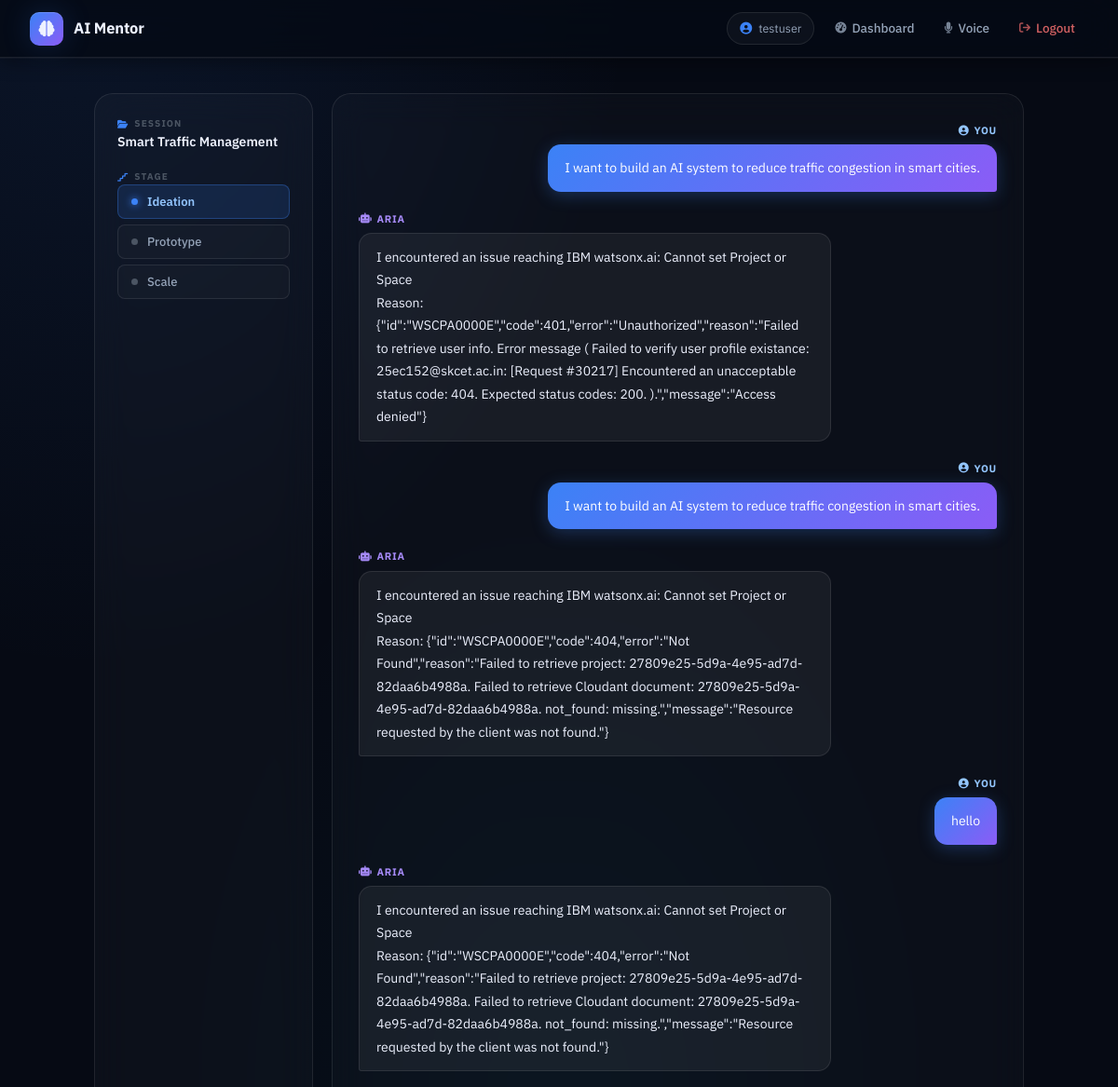
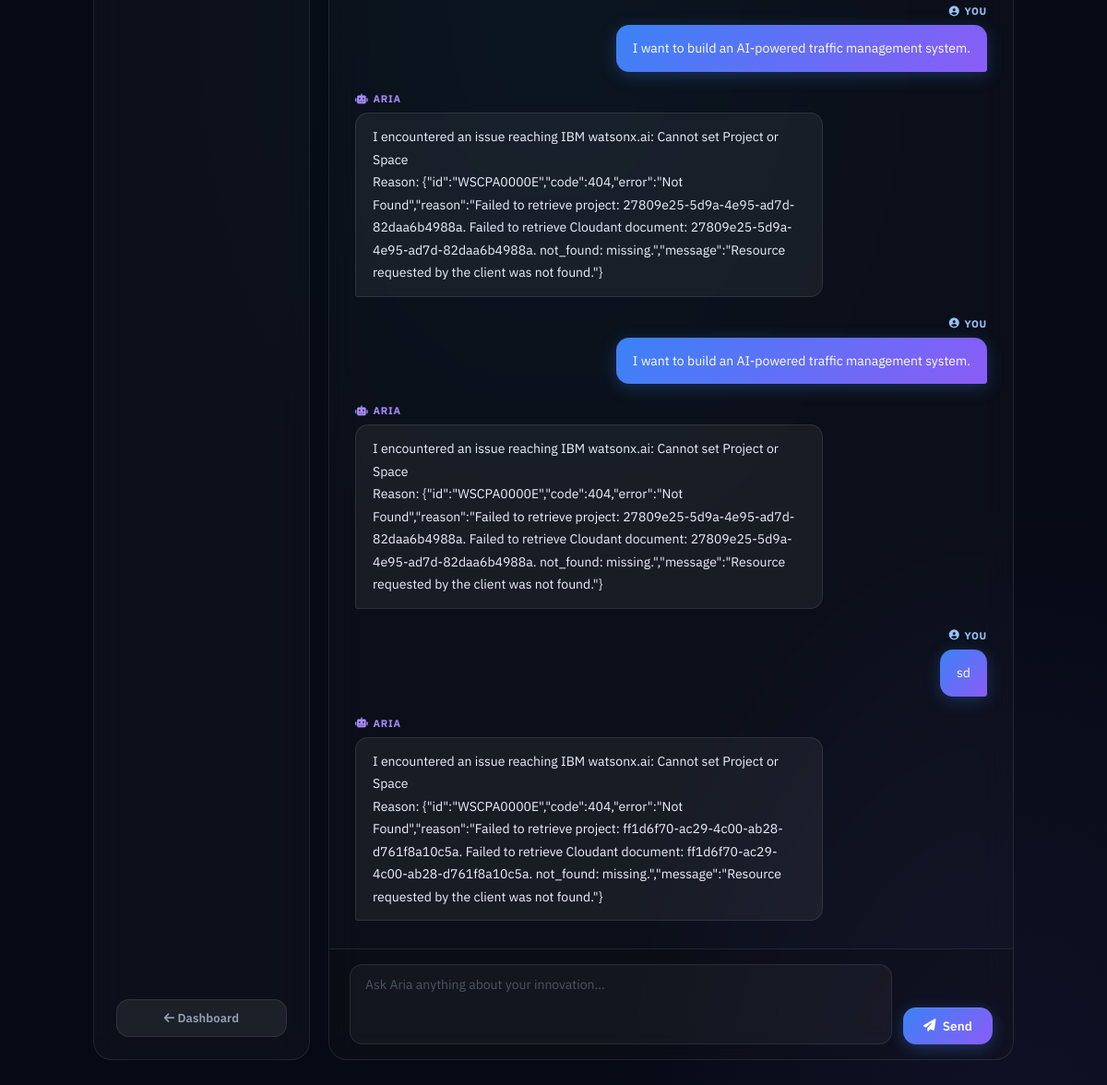
The app's page /mentor/chat/1 (signed in) with its own data (2 pictures, top to bottom).
### models.py (models this page shows, shortened)
class User(UserMixin, db.Model):
    __tablename__ = "users"
    id = db.Column(db.Integer, primary_key=True)
    username = db.Column(db.String(64), unique=True, nullable=False)
    email = db.Column(db.String(120), unique=True, nullable=False)
    password_hash = db.Column(db.String(256), nullable=False)
    created_at = db.Column(db.DateTime, default=datetime.utcnow)
    sessions = db.relationship("MentorSession", back_populates="user", lazy="dynamic")

class MentorSession(db.Model):
    __tablename__ = "mentor_sessions"
    id = db.Column(db.Integer, primary_key=True)
    title = db.Column(db.String(200), nullable=False, default="Untitled Session")
    stage = db.Column(db.String(50), nullable=False, default="ideation")  # ideation | prototype | scale
    created_at = db.Column(db.DateTime, default=datetime.utcnow)
    updated_at = db.Column(db.DateTime, default=datetime.utcnow, onupdate=datetime.utcnow)
    user_id = db.Column(db.Integer, db.ForeignKey("users.id"), nullable=False)
    user = db.relationship("User", back_populates="sessions")
    messages = db.relationship("Message", back_populates="session", lazy="dynamic", cascade="all, delete-orphan")

class Message(db.Model):
    __tablename__ = "messages"
    id = db.Column(db.Integer, primary_key=True)
    role = db.Column(db.String(20), nullable=False)   # "user" | "assistant"
    content = db.Column(db.Text, nullable=False)
    created_at = db.Column(db.DateTime, default=datetime.utcnow)
    session_id = db.Column(db.Integer, db.ForeignKey("mentor_sessions.id"), nullable=False)
    session = db.relationship("MentorSession", back_populates="messages")

### routes/mentor.py (the view)
@mentor_bp.route("/chat/<int:session_id>")
@login_required
def chat(session_id):
    session = MentorSession.query.get_or_404(session_id)
    if session.user_id != current_user.id:
        abort(403)
    messages = session.messages.order_by(Message.created_at.asc()).all()
    return render_template("mentor/chat.html", session=session, messages=messages)

### user_loader.py (called while the page is built)
@login_manager.user_loader
def load_user(user_id: str):
    return db.session.get(User, int(user_id))

### templates/mentor/chat.html (shortened to what this page needs)
{% extends "base.html" %}
{% block content %}
<div class="chat-layout">
  <aside class="chat-sidebar">
    <div>
      <h3><i class="fa-solid fa-folder-open"></i> Session</h3>
      <p class="session-name">{{ session.title }}</p>
    </div>
    <div>
      <h4><i class="fa-solid fa-stairs"></i> Stage</h4>
      <div class="stage-selector">
        {% for stage in ['ideation', 'prototype', 'scale'] %}
          <button class="stage-btn {% if session.stage == stage %}active{% endif %}"
                  data-stage="{{ stage }}"
                  onclick="setStage('{{ stage }}')">
            {{ stage | capitalize }}
          </button>
        {% endfor %}
      </div>
    </div>
    <a href="{{ url_for('dashboard.index') }}" class="btn btn-secondary sidebar-back">
      <i class="fa-solid fa-arrow-left"></i> Dashboard
    </a>
  </aside>
  <div class="chat-main">
    <div id="chat-messages" class="chat-messages">
      {% for msg in messages %}
        <div class="message message-{{ msg.role }}">
          <span class="message-role">
            {% if msg.role == 'user' %}
              <i class="fa-solid fa-circle-user"></i> You
            {% else %}
              <i class="fa-solid fa-robot"></i> Aria
            {% endif %}
          </span>
          <div class="message-content">{{ msg.content }}</div>
        </div>
      {% endfor %}
    </div>
    <form id="chat-form" class="chat-form">
      <textarea id="chat-input" name="message" rows="3"
                placeholder="Ask Aria anything about your innovation…"></textarea>
      <button type="submit" id="send-btn" class="btn btn-primary">
        <i class="fa-solid fa-paper-plane"></i> Send
      </button>
    </form>
  </div>
</div>
{% endblock %}

### templates/base.html (shortened to what this page needs)
<!DOCTYPE html>
<html lang="en">
<head>
  <link rel="stylesheet" href="{{ url_for('static', filename='css/main.css') }}" />
  <link rel="stylesheet" href="https://cdnjs.cloudflare.com/ajax/libs/font-awesome/6.5.0/css/all.min.css" />
</head>
<body>
  <nav class="navbar">
    <a class="brand" href="{{ url_for('dashboard.index') }}">
      <span class="brand-icon"><i class="fa-solid fa-brain"></i></span>
      <span class="brand-text">AI Mentor</span>
    </a>
    <div class="nav-links">
      {% if current_user.is_authenticated %}
        <span class="nav-user">
          <i class="fa-solid fa-circle-user"></i>
          {{ current_user.username }}
        </span>
        <a href="{{ url_for('dashboard.index') }}">
          <i class="fa-solid fa-gauge-high"></i>
          <span>Dashboard</span>
        </a>
        <a href="{{ url_for('voice.index') }}">
          <i class="fa-solid fa-microphone"></i>
          <span>Voice</span>
        </a>
        <a href="{{ url_for('auth.logout') }}" class="nav-logout">
          <i class="fa-solid fa-arrow-right-from-bracket"></i>
          <span>Logout</span>
        </a>
      {% endif %}
    </div>
  </nav>
  <main class="container">
    {% block content %}{% endblock %}
  </main>
</body>
</html>

### records on screen
User: username "testuser"
MentorSession: title "Smart Traffic Management"
Message: role "user" (drawn), content "I want to build an AI system to reduce traffic congestion in smart cities."
Message: role "assistant" (drawn), content "I encountered an issue reaching IBM watsonx.ai: Cannot set Project or Space Reason: {\"id\":\"WSCPA0000E\",\"code\":401,\"error\":\"Unauthorized\",\"reason\":\"Failed to retrieve user info. Error message ( Failed to verify user profile existance: 25ec152@skcet.ac.in: [Request #30217] Encountered an unacceptable status code: 404. Expected status codes: 200. ).\",\"message\":\"Access denied\"}"
Message: role "user" (drawn), content "I want to build an AI system to reduce traffic congestion in smart cities."
Message: role "assistant" (drawn), content "I encountered an issue reaching IBM watsonx.ai: Cannot set Project or Space Reason: {\"id\":\"WSCPA0000E\",\"code\":404,\"error\":\"Not Found\",\"reason\":\"Failed to retrieve project: 27809e25-5d9a-4e95-ad7d-82daa6b4988a. Failed to retrieve Cloudant document: 27809e25-5d9a-4e95-ad7d-82daa6b4988a. not_found: missing.\",\"message\":\"Resource requested by the client was not found.\"}"
Message: role "user" (drawn), content "hello"
Message: role "assistant" (drawn), content "I encountered an issue reaching IBM watsonx.ai: Cannot set Project or Space Reason: {\"id\":\"WSCPA0000E\",\"code\":404,\"error\":\"Not Found\",\"reason\":\"Failed to retrieve project: 27809e25-5d9a-4e95-ad7d-82daa6b4988a. Failed to retrieve Cloudant document: 27809e25-5d9a-4e95-ad7d-82daa6b4988a. not_found: missing.\",\"message\":\"Resource requested by the client was not found.\"}"
Message: role "user" (drawn), content "I want to build an AI-powered traffic management system."
Message: role "assistant" (drawn), content "I encountered an issue reaching IBM watsonx.ai: Cannot set Project or Space Reason: {\"id\":\"WSCPA0000E\",\"code\":404,\"error\":\"Not Found\",\"reason\":\"Failed to retrieve project: 27809e25-5d9a-4e95-ad7d-82daa6b4988a. Failed to retrieve Cloudant document: 27809e25-5d9a-4e95-ad7d-82daa6b4988a. not_found: missing.\",\"message\":\"Resource requested by the client was not found.\"}"
Message: role "user" (drawn), content "I want to build an AI-powered traffic management system."
Message: role "assistant" (drawn), content "I encountered an issue reaching IBM watsonx.ai: Cannot set Project or Space Reason: {\"id\":\"WSCPA0000E\",\"code\":404,\"error\":\"Not Found\",\"reason\":\"Failed to retrieve project: 27809e25-5d9a-4e95-ad7d-82daa6b4988a. Failed to retrieve Cloudant document: 27809e25-5d9a-4e95-ad7d-82daa6b4988a. not_found: missing.\",\"message\":\"Resource requested by the client was not found.\"}"
Message: role "user" (drawn), content "sd"
Message: role "assistant" (drawn), content "I encountered an issue reaching IBM watsonx.ai: Cannot set Project or Space Reason: {\"id\":\"WSCPA0000E\",\"code\":404,\"error\":\"Not Found\",\"reason\":\"Failed to retrieve project: ff1d6f70-ac29-4c00-ab28-d761f8a10c5a. Failed to retrieve Cloudant document: ff1d6f70-ac29-4c00-ab28-d761f8a10c5a. not_found: missing.\",\"message\":\"Resource requested by the client was not found.\"}"

### other values on screen
{{ stage | capitalize }} "Ideation" "Prototype" "Scale"
